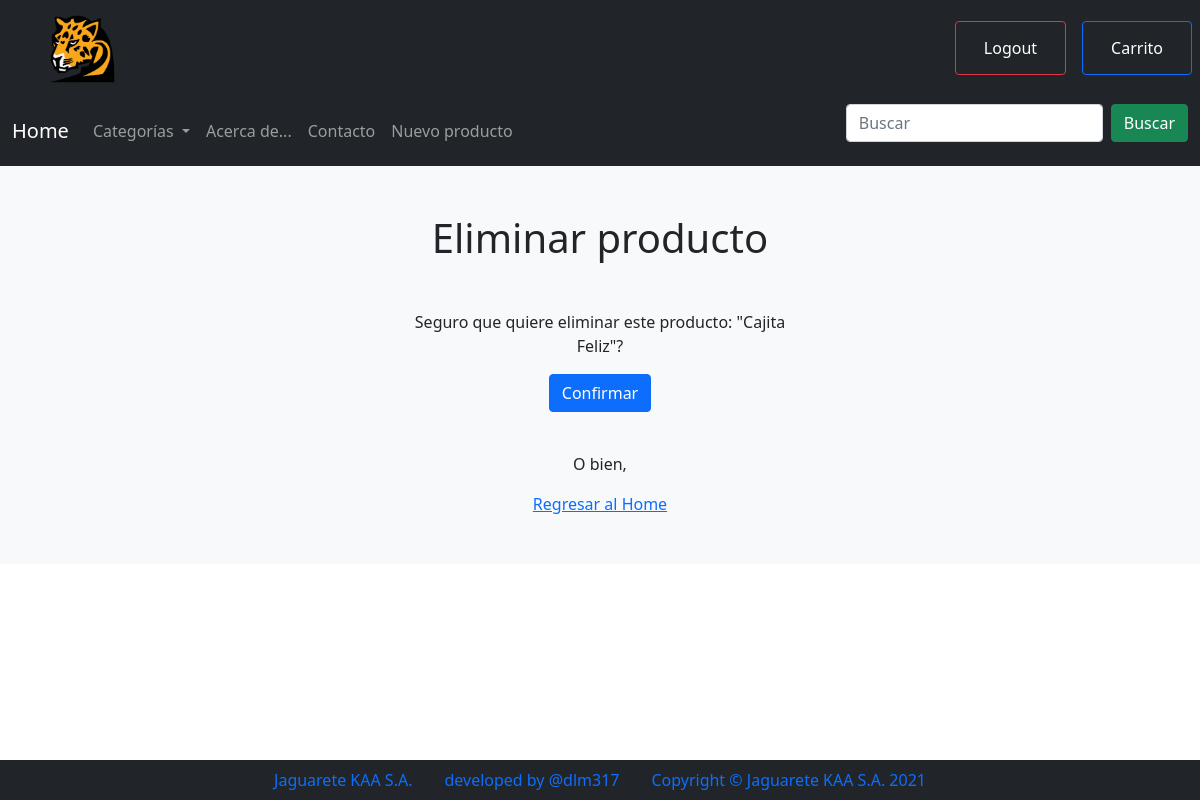
/eliminar_producto/14 (signed in), run on an earlier commit of the app's database.
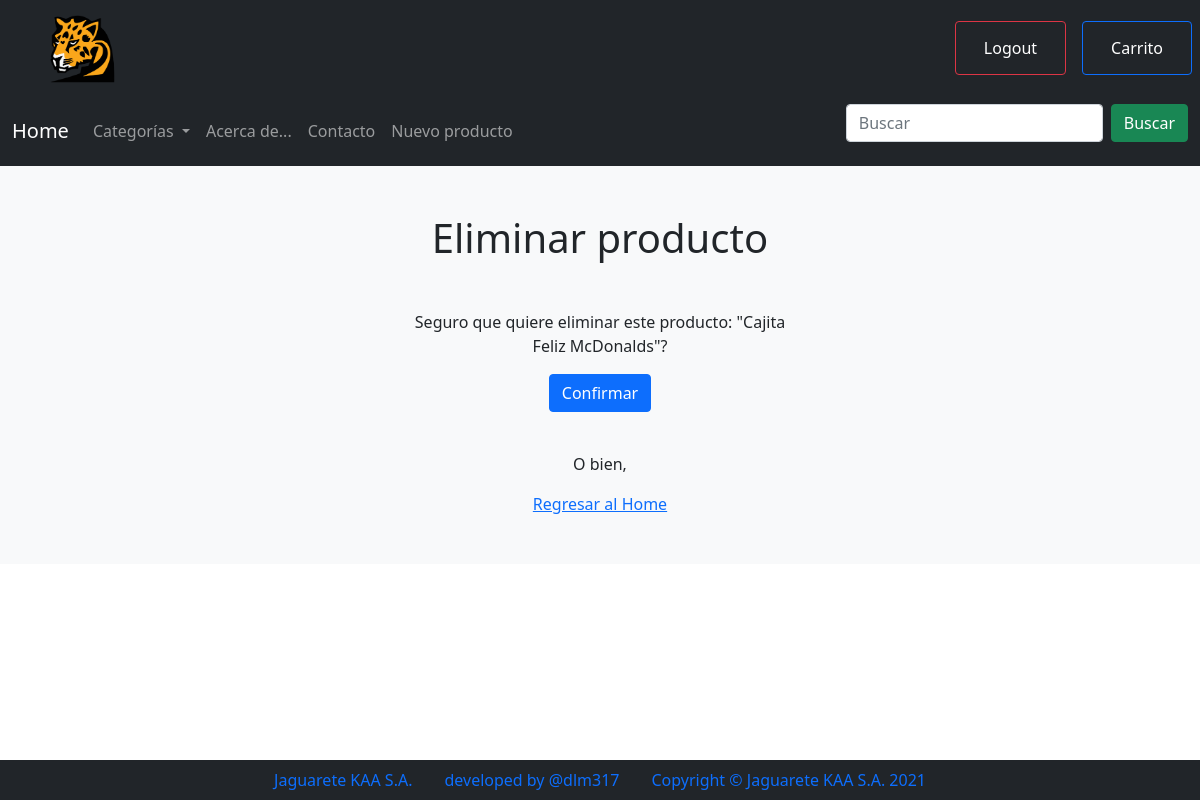
And on a later commit of the database.
### jaguarete01/models.py (models this page shows, shortened)
class Producto(models.Model):
    class Meta:
        permissions = (("can_add_productos", "Can add productos"),)
    titulo = models.CharField(max_length=100, unique=True)
    categoria_base = models.ForeignKey(Categoria, on_delete=models.CASCADE)
    detalle = models.CharField(max_length=1000, default='N/A')
    precio = models.FloatField()
    imagen = models.ImageField(upload_to='uploaded_images')
    fecha_creacion = models.DateTimeField(auto_now=True)
    def __str__(self):
        return self.titulo

### jaguarete01/views.py (the view)
# urls.py: path('eliminar_producto/<int:pk>', views.EliminarProductoView.as_view(), name= 'eliminar_producto'),
class EliminarProductoView(LoginRequiredMixin, PermissionRequiredMixin, DeleteView):
    login_url = '/login/'
    redirect_field_name = 'redirect_to'
    permission_required = 'jaguarete01.can_add_productos'
    model = Producto
    template_name = 'eliminar_producto.html'
    success_url = 'producto_eliminado'
    fields=[
            'titulo','categoria_base','detalle','precio','imagen'
        ]

### jaguarete01/models.py (called while the page is built)
    def __str__(self):
        return self.descripcion

### jaguarete01/templatetags/categorias.py (called while the page is built)
@register.inclusion_tag('categorias.html')
def mostrar_categorias():
    return {'categorias': Categoria.objects.all()}

### jaguarete01/templates/eliminar_producto.html (shortened to what this page needs)
{% extends "template.html" %}
{% load categorias %}
{% load widget_tweaks %}{% load static %}  {% block body %}
<div class="container justify-content-center col-lg-5 align-items-center">
    <div class="my-5 text-center">
        <h1 class="text-center mb-5">Eliminar producto</h1>
        <form class="align-items-center mx-5 text-center" method="post" enctype="multipart/form-data" novalidate>
            <p >Seguro que quiere eliminar este producto: "{{ object }}"?</p>
            <input type="submit" value="Confirmar" class="btn btn-primary text-center">
        </form>
        <br>
        <p>O bien, </p>
        <a href="{% url 'jaguarete01:index' %}" class="text-center">Regresar al Home</a>
    </div>
</div>
{% endblock %}

What changed in the data, as far as the page shows it:
changed Producto: titulo "Cajita Feliz" → "Cajita Feliz McDonalds"
